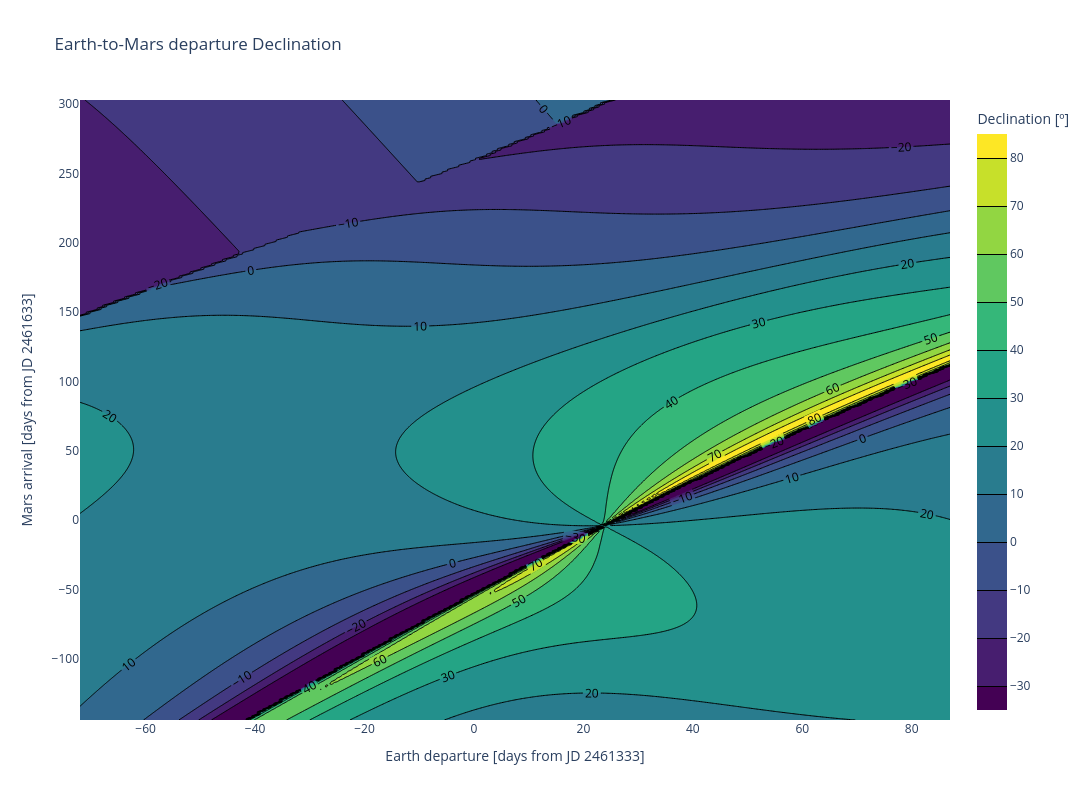

The code cell stored with this chart in its notebook:
### Markdown cell above
### Part d

### Code cell
fig = go.Figure(go.Contour(
    x=t_dep_jd - T_DEP_NOMINAL_JD,
    y=t_arr_jd - T_ARR_NOMINAL_JD,
    z=dla_grid.T,
    contours={"start": -30, "end": 80, "size": 10, "coloring": "fill", "showlabels": True},
    line={"width": 1, "smoothing": 0},
    colorscale="Viridis",
    # zmin=0, zmax=360,
    connectgaps=False,
    colorbar={"title": "Declination [º]"},
    hovertemplate="Departure offset: %{x} days<br>Arrival offset: %{y} days<br>DLA: %{z:.2f}º<extra></extra>",
))
fig.update_layout(
    title="Earth-to-Mars departure Declination",
    xaxis_title=f"Earth departure [days from JD {T_DEP_NOMINAL_JD}]",
    yaxis_title=f"Mars arrival [days from JD {T_ARR_NOMINAL_JD}]",
    width=1200, height=800,
)
fig.show()
fig.write_image("plots_temp/earth-to-mars-dla.png", width=2000, height=1200, scale=2)

### Figure 1 — Plotly figure (JSON) as saved in the notebook; plotly's stock layout.template omitted (floating-point values rounded to 4 significant figures; data arrays with more than 128 entries replaced by an {"elided": "..."} marker saying what was removed)
{"data": [{"colorbar": {"title": {"text": "Declination [º]"}}, "colorscale": [[0, "#440154"], [0.1111, "#482878"], [0.2222, "#3e4989"], [0.3333, "#31688e"], [0.4444, "#26828e"], [0.5556, "#1f9e89"], [0.6667, "#35b779"], [0.7778, "#6ece58"], [0.8889, "#b5de2b"], [1, "#fde725"]], "connectgaps": false, "contours": {"coloring": "fill", "end": 80, "showlabels": true, "size": 10, "start": -30}, "hovertemplate": "Departure offset: %{x} days<br>Arrival offset: %{y} days<br>DLA: %{z:.2f}º<extra></extra>", "line": {"smoothing": 0, "width": 1}, "type": "contour", "x": {"elided": "160 int values"}, "y": {"elided": "448 int values"}, "z": {"elided": "448x160 float values"}}], "layout": {"height": 800, "title": {"text": "Earth-to-Mars departure Declination"}, "width": 1200, "xaxis": {"title": {"text": "Earth departure [days from JD 2461333]"}}, "yaxis": {"title": {"text": "Mars arrival [days from JD 2461633]"}}}}
